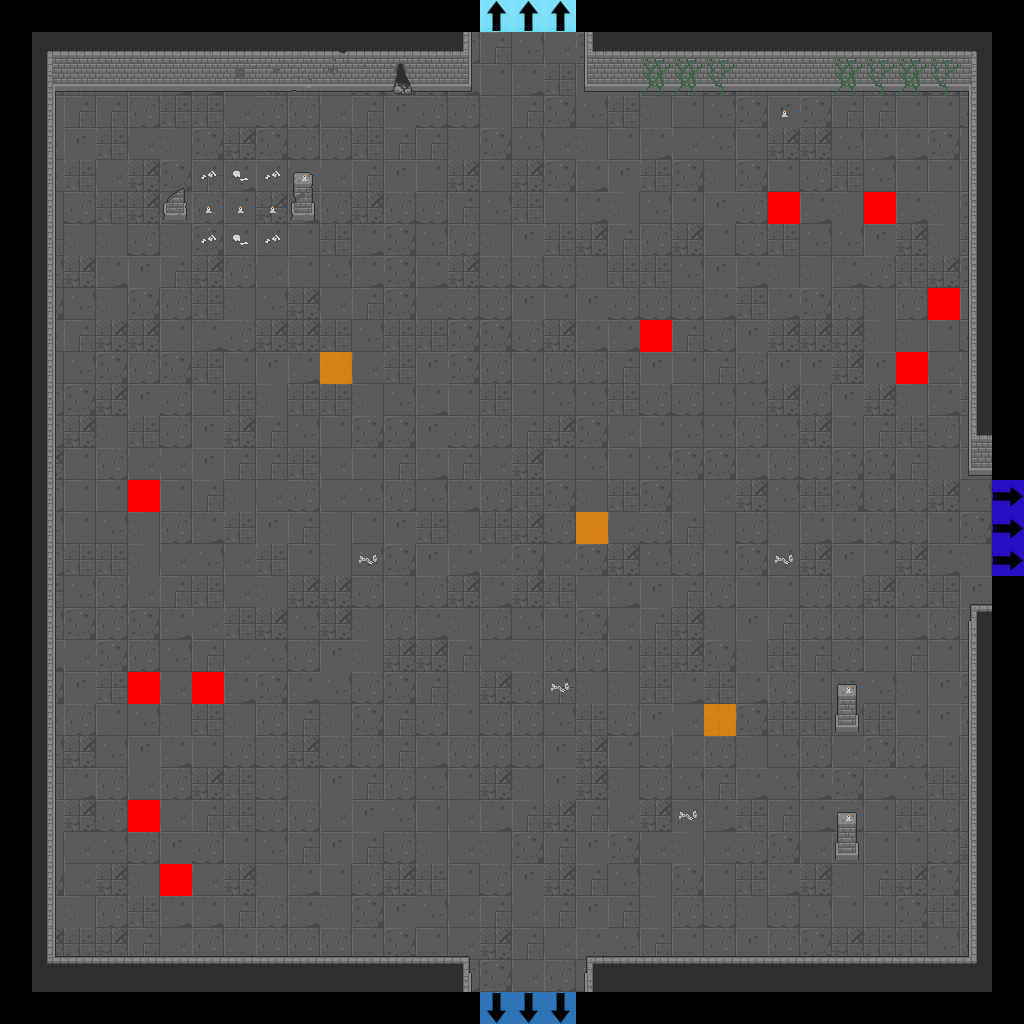

A 2D game scene composited from a Tiled map and its tileset images. What follows is a short description and the map's XML, with each tile layer's data collapsed to a summary:
An orthogonal 32x32 tile map with 32x32 px tiles, 7 tile layers (Floor, Walls, Doors, Pillars, ...), 2 tilesets.

<map version="1.2" tiledversion="2019.04.18" orientation="orthogonal" renderorder="right-down" width="32" height="32" tilewidth="32" tileheight="32" infinite="0" nextlayerid="22" nextobjectid="1">
 <tileset firstgid="1" source="Dungeon_Tileset_2.tsx" />
 <tileset firstgid="321" source="flags.tsx" />
 <layer id="15" name="Floor" width="32" height="32">
  <data>[1024 cells, 900 non-empty, 12 distinct tile ids]</data>
 </layer>
 <layer id="16" name="Walls" width="32" height="32">
  <data>[1024 cells, 161 non-empty, 39 distinct tile ids]</data>
 </layer>
 <layer id="17" name="Doors" width="32" height="32">
  <data>[1024 cells, 0 non-empty, 0 distinct tile ids]</data>
 </layer>
 <layer id="18" name="Pillars" width="32" height="32">
  <data>[1024 cells, 8 non-empty, 6 distinct tile ids]</data>
 </layer>
 <layer id="19" name="Candles" width="32" height="32">
  <data>[1024 cells, 7 non-empty, 1 distinct tile ids]</data>
 </layer>
 <layer id="20" name="Debris" width="32" height="32">
  <data>[1024 cells, 24 non-empty, 7 distinct tile ids]</data>
 </layer>
 <layer id="21" name="Flags" width="32" height="32">
  <data>[1024 cells, 22 non-empty, 5 distinct tile ids]</data>
 </layer>
</map>
